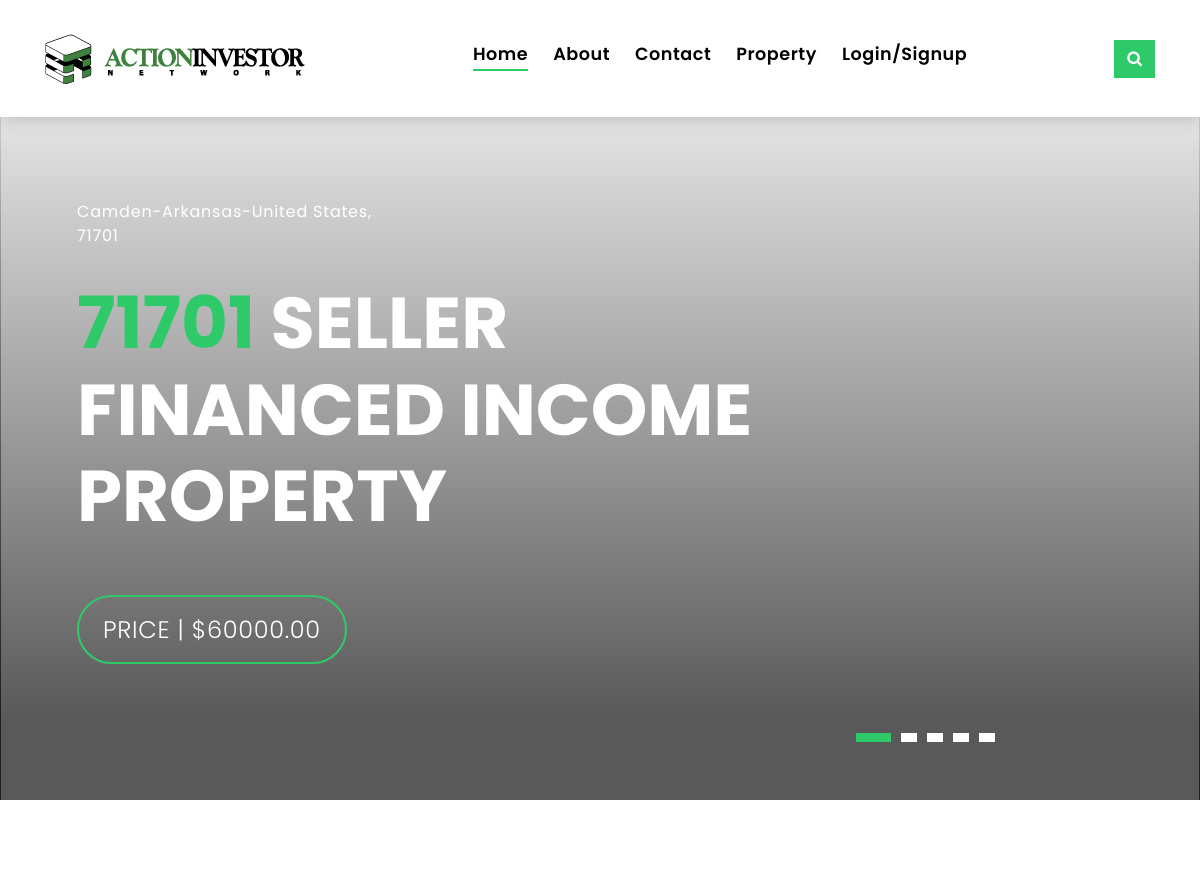
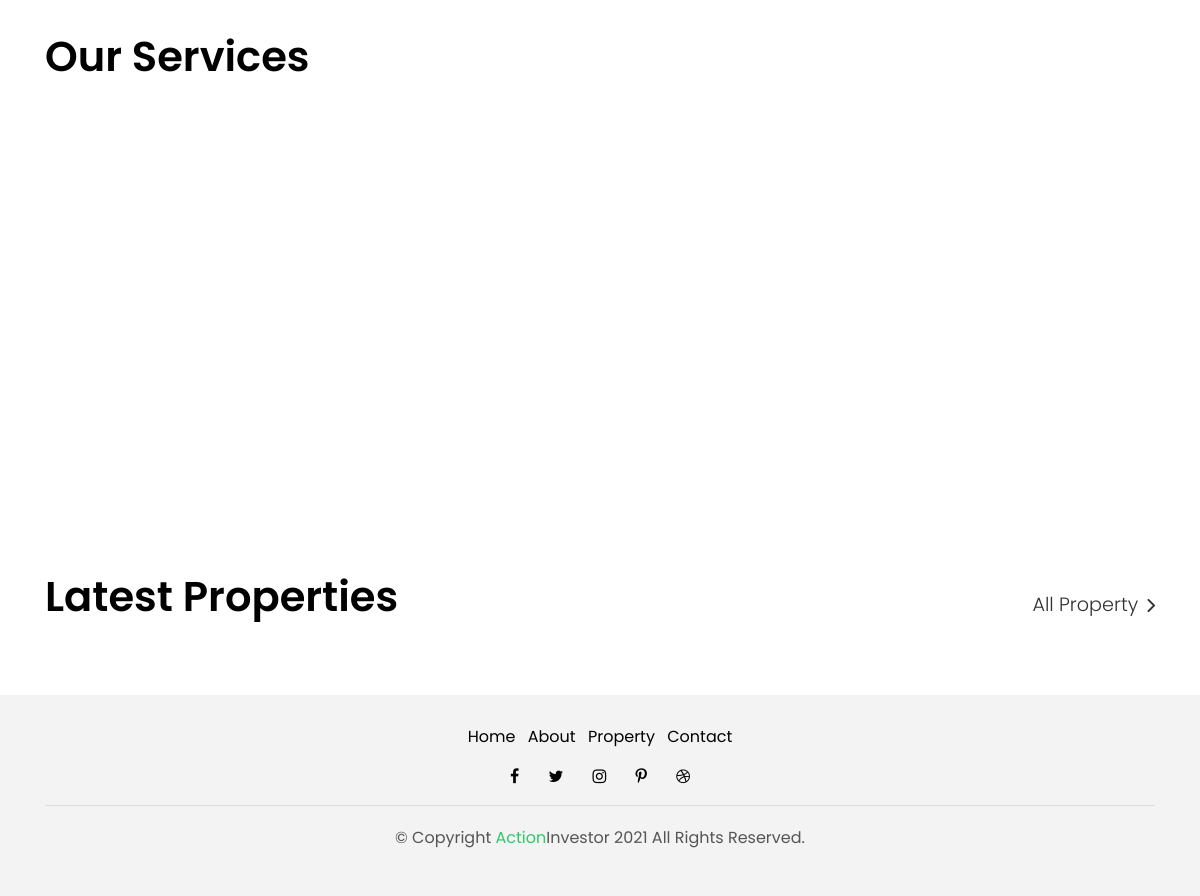
The page / on the database its author committed (2 pictures, top to bottom).
### tables this page shows
CREATE TABLE `property` (
  `id` int(11) NOT NULL,
  `type` varchar(100) NOT NULL,
  `status` int(11) DEFAULT NULL,
  `user_id` int(11) DEFAULT NULL,
  `project_name` varchar(255) DEFAULT NULL,
  `property_type` varchar(255) DEFAULT NULL,
  `str_addr1` varchar(255) DEFAULT NULL,
  `str_addr2` varchar(255) DEFAULT NULL,
  `city` varchar(255) DEFAULT NULL,
  `state` varchar(255) DEFAULT NULL,
  `zip` int(11) DEFAULT NULL,
  `country` varchar(255) DEFAULT NULL,
  `square_footage` int(11) DEFAULT NULL,
  `number_of_units` int(11) DEFAULT NULL,
  `lot_size` int(11) DEFAULT NULL,
  `lot_attributes` varchar(25) DEFAULT NULL,
  `zoning_code` varchar(100) DEFAULT NULL,
  `property_description` text DEFAULT NULL,
  `property_condition` varchar(100) DEFAULT NULL,
  `parking_lot_condition` varchar(100) DEFAULT NULL,
  `parking_lot_surface` varchar(100) DEFAULT NULL,
  `neighborhood_condition` varchar(100) DEFAULT NULL,
  `lot_size_measurment` varchar(100) DEFAULT NULL,
  `water_pb` varchar(255) DEFAULT NULL,
  `electricity_pb` varchar(255) DEFAULT NULL,
  `gas_pb` varchar(255) DEFAULT NULL,
  `sewer_pb` varchar(255) DEFAULT NULL,
  `trash_pb` varchar(255) DEFAULT NULL,
  `lease_type` varchar(50) DEFAULT NULL,
  `gross_potential_rent` decimal(12,2) DEFAULT NULL,
  `current_vacancy` decimal(8,2) DEFAULT NULL,
  `net_operating_income` decimal(12,2) DEFAULT NULL,
  `other_source_income_1` varchar(255) DEFAULT NULL,
  `other_source_income_1_amt` decimal(12,2) DEFAULT NULL,
  `other_source_income_2` varchar(255) DEFAULT NULL,
  `other_source_income_2_amt` decimal(12,2) DEFAULT NULL,
  `other_source_income_3` varchar(255) DEFAULT NULL,
  `other_source_income_3_amt` decimal(12,2) DEFAULT NULL,
  `annual_property_taxes` decimal(12,2) DEFAULT NULL,
  `annual_insurance` decimal(12,2) DEFAULT NULL,
  `annual_management_company` decimal(12,2) DEFAULT NULL,
  `annual_payroll` decimal(12,2) DEFAULT NULL,
  `annual_legal_fees` decimal(12,2) DEFAULT NULL,
  `annual_license` decimal(12,2) DEFAULT NULL,
  `annual_advertising` decimal(12,2) DEFAULT NULL,
  `annual_supplies` decimal(12,2) DEFAULT NULL,
  `annual_repairs` decimal(12,2) DEFAULT NULL,
  `annual_pest_control` decimal(12,2) DEFAULT NULL,
  `annual_security` decimal(12,2) DEFAULT NULL,
  `annual_trash` decimal(12,2) DEFAULT NULL,
  `annual_janitorial` decimal(12,2) DEFAULT NULL,
  `annual_landscaping` decimal(12,2) DEFAULT NULL,
  `annual_other_1` varchar(255) DEFAULT NULL,
  `annual_other_1_amt` decimal(12,2) DEFAULT NULL,
  `annual_other_2` varchar(255) DEFAULT NULL,
  `annual_other_2_amt` decimal(12,2) DEFAULT NULL,
  `annual_other_3` varchar(255) DEFAULT NULL,
  `annual_other_3_amt` decimal(12,2) DEFAULT NULL,
  `purchase_price` decimal(12,2) DEFAULT NULL,
  `cap_rate_actual` decimal(12,2) DEFAULT NULL,
  `cap_rate_pro_forma` decimal(12,2) DEFAULT NULL,
  `cash_on_cash_return_actual` decimal(12,2) DEFAULT NULL,
  `cash_on_cash_return_pro_forma` decimal(12,2) DEFAULT NULL,
  `debt_coverage_ratio_actual` decimal(12,2) DEFAULT NULL,
  `debt_coverage_ratio_pro_forma` decimal(12,2) DEFAULT NULL,
  `investment_type` varchar(255) DEFAULT NULL,
  `investment_amount_needed` decimal(12,2) DEFAULT NULL,
  `funds_used_for` text DEFAULT NULL,
  `exit_strategy` text DEFAULT NULL,
  `pay_back_financial` text DEFAULT NULL,
  `equity_offered` decimal(12,2) DEFAULT NULL,
  `cash_on_cash_return` decimal(12,2) DEFAULT NULL,
  `proposing_to_build` varchar(255) DEFAULT NULL,
  `how_many_buildings` int(11) DEFAULT NULL,
  `utilities_on_site` varchar(255) DEFAULT NULL,
  `build_out` tinyint(1) DEFAULT NULL,
  `environmental_challenges` tinyint(1) DEFAULT NULL,
  `type_of_rocks_timber` varchar(255) DEFAULT NULL,
  `endangered_species` tinyint(1) DEFAULT NULL,
  `acres_to_mine_harvest` int(11) DEFAULT NULL,
  `road_rail_access` tinyint(1) DEFAULT NULL,
  `market_rate_rocks_timber` decimal(12,2) DEFAULT NULL,
  `market_rate_rocks_timber_measurement` varchar(255) DEFAULT NULL,
  `contract_signed` tinyint(1) DEFAULT NULL,
  `escrow_opened` tinyint(1) DEFAULT NULL,
  `appraisal_completed` tinyint(1) DEFAULT NULL,
  `physical_inspection_completed` tinyint(1) DEFAULT NULL,
  `termite_inspection_completed` tinyint(1) DEFAULT NULL,
  `phase_1_enviro_completed` tinyint(1) DEFAULT NULL,
  `phase_2_enviro_completed` tinyint(1) DEFAULT NULL,
  `site_survey_completed` tinyint(1) DEFAULT NULL,
  `title_search_verified` tinyint(1) DEFAULT NULL,
  `cintingencies_expired` tinyint(1) DEFAULT NULL,
  `contingency_exp_date` date DEFAULT NULL,
  `mgmt_company_contacted` tinyint(1) DEFAULT NULL,
  `zoning_letter_recieved` tinyint(1) DEFAULT NULL,
  `architectural_drawings_completed` tinyint(1) DEFAULT NULL,
  `plan_submitted_to_city` tinyint(1) DEFAULT NULL,
  `plan_approved_by_city` tinyint(1) DEFAULT NULL,
  `due_diligence_expired` tinyint(1) DEFAULT NULL,
  `due_diligence_exp_date` date DEFAULT NULL,
  `reason_sold` text DEFAULT NULL,
  `checking_and_savings` decimal(12,2) DEFAULT NULL,
  `equity_lines` decimal(12,2) DEFAULT NULL,
  `other_sources` decimal(12,2) DEFAULT NULL,
  `other_source_1` varchar(255) DEFAULT NULL,
  `other_source_1_amt` decimal(12,2) DEFAULT NULL,
  `other_source_2` varchar(255) DEFAULT NULL,
  `other_source_2_amt` decimal(12,2) DEFAULT NULL,
  `other_source_3` varchar(255) DEFAULT NULL,
  `other_source_3_amt` decimal(12,2) DEFAULT NULL,
  `other_investors_involved` int(11) DEFAULT NULL,
  `seller_note` tinyint(1) DEFAULT NULL,
  `rate_of` decimal(12,2) DEFAULT NULL,
  `years_amortized_of` decimal(12,2) DEFAULT NULL,
  `amount_of` decimal(12,2) DEFAULT NULL,
  `balloon_amount_of` decimal(12,2) DEFAULT NULL,
  `prepayment_penalty_amount_of` decimal(12,2) DEFAULT NULL,
  `assumable_loan` tinyint(1) DEFAULT NULL,
  `rate_al` decimal(12,2) DEFAULT NULL,
  `years_amortized_al` decimal(12,2) DEFAULT NULL,
  `amount_al` decimal(12,2) DEFAULT NULL,
  `balloon_amount_al` decimal(12,2) DEFAULT NULL,
  `prepayment_penalty_amount_al` decimal(12,2) DEFAULT NULL,
  `time_seller_owned_property` varchar(255) DEFAULT NULL,
  `how_property_was_acquired` text DEFAULT NULL,
  `reason_being_sold` text DEFAULT NULL,
  `familiar_with_property` varchar(255) DEFAULT NULL,
  `familiar_with_neighborhood` varchar(255) DEFAULT NULL,
  `mgmt_company` varchar(255) DEFAULT NULL,
  `time_in_real_estate` varchar(255) DEFAULT NULL,
  `google_map` varchar(255) DEFAULT NULL,
  `date` varchar(10) DEFAULT NULL,
  `time` varchar(10) DEFAULT NULL,
  `view_count` int(11) DEFAULT 0,
  `deal_analysis` tinyint(4) DEFAULT NULL,
  `da_rating` int(11) DEFAULT NULL,
  `complete` int(11) DEFAULT NULL,
  `deleted_by` int(11) DEFAULT NULL,
  `deleted_on` varchar(25) DEFAULT NULL,
  `date_modified` datetime DEFAULT NULL,
  `date_activated` datetime DEFAULT NULL,
  `is_active` int(2) DEFAULT 0
);

### index.php (the view, shortened to what this page needs)
<?php
include "includes/header.php";
$conn = connecttoDB("p%<onZmUeePZ{{");
?>
  <div class="intro intro-carousel">
    <div id="carousel" class="owl-carousel owl-theme">
      <?php
       $propertyquery = mysqli_query($conn,"SELECT * from property where is_active=1 group by id desc limit 5");
       while($property= mysqli_fetch_assoc($propertyquery)){
      ?>
      <div class="carousel-item-a intro-item bg-image">
        <div class="overlay overlay-a">
        </div>
        <div class="intro-content display-table">
          <div class="table-cell">
            <div class="container">
              <div class="row">
                <div class="col-lg-8">
                  <div class="intro-body">
                    <p class="intro-title-top"><?php echo $property['city'] ,'-',$property['state'],'-',$property['country'] ?>,
                      <br> <?php echo $property['zip'] ?></p>
                    <h1 class="intro-title mb-4">
                      <span class="color-b"> <?php echo $property['zip'] ?></span>
                      <?php echo $property['project_name'] ?>
                      </h1>
                    <p class="intro-subtitle intro-price">
                      <a href="property-single?property_id=<?php echo $property['id'] ?>"><span class="price-a">Price | $<?php echo $property['purchase_price'] ?></span></a>
                    </p>
                  </div>
                </div>
              </div>
            </div>
          </div>
        </div>
      </div>
        <?php
       }
        ?>
    </div>
  </div>
  <section class="section-services section-t8">
    <div class="container">
      <div class="row">
        <div class="col-md-12">
          <div class="title-wrap d-flex justify-content-between">
            <div class="title-box">
              <h2 class="title-a">Our Services</h2>
            </div>
          </div>
        </div>
      </div>
      <div class="row">
        <div class="col-md-4">
        </div>
        <div class="col-md-4">
        </div>
        <div class="col-md-4">
        </div>
      </div>
    </div>
  </section>
  <section class="section-property section-t8">
    <div class="container">
      <div class="row">
        <div class="col-md-12">
          <div class="title-wrap d-flex justify-content-between">
            <div class="title-box">
              <h2 class="title-a">Latest Properties</h2>
            </div>
            <div class="title-link">
              <a href="property-grid.html">All Property
                <span class="ion-ios-arrow-forward"></span>
              </a>
            </div>
          </div>
        </div>
      </div>
      <div id="property-carousel" class="owl-carousel owl-theme">
      </div>
    </div>
  </section>
<?php include "includes/footer.php";?>

### css/style.css (style rules this page uses)
body { font-family: 'Poppins', sans-serif; color: #555555; }
h1, h2, h3, h4, h5, h6 { color: #000000; }
a { color: #000000; transition: all .5s ease; }
.color-b { color: #2eca6a; }
.bg-image { background-repeat: no-repeat; background-attachment: fixed; background-size: cover; background-position: center center; }
.section-t8 { padding-top: 8rem; }
.title-wrap { padding-bottom: 4rem; }
.title-a { font-size: 2.6rem; font-weight: 600; }
.title-link { font-size: 1.2rem; font-weight: 300; padding-top: 1.2rem; }
.title-link a { color: #313131; }
.title-link span { font-size: 20px; padding-left: 4px; vertical-align: middle; }
.display-table { width: 100%; height: 100%; display: table; }
.table-cell { display: table-cell; vertical-align: middle; }
.overlay-a { background: linear-gradient(to bottom, rgba(0, 0, 0, 0) 0%, rgba(0, 0, 0, 0.2) 27%, rgba(0, 0, 0, 0.65) 90%); }
.overlay { position: absolute; top: 0; left: 0px; padding: 0; height: 100%; width: 100%; }
.intro { height: 100vh; position: relative; color: #ffffff; }
.intro .intro-item { padding-top: 2rem; }
.intro .carousel-item-a { position: relative; height: 100vh; }
.intro .carousel-item-a.bg-image { background-attachment: scroll; }
.intro .intro-content { position: absolute; }
.intro .intro-body { padding-left: 1rem; }
.intro .intro-body .price-a { color: #ffffff; padding: 1rem 1.5rem; border: 2px solid #2eca6a; border-radius: 50px; text-transform: uppercase; letter-spacing: 0.030em; }
.intro .intro-title-top { -webkit-animation-delay: .6s; animation-delay: .6s; margin-bottom: 1rem; font-size: .9rem; color: #ffffff; letter-spacing: .05em; }
.intro .intro-title { transition-duration: 9s !important; color: #ffffff; font-weight: 700; font-size: 2.8rem; text-transform: uppercase; }
.intro .intro-subtitle { font-size: 1.5rem; font-weight: 300; }
.intro .intro-subtitle.intro-price { padding-top: 1rem; font-size: 1.2rem; }
.price-a { color: #ffffff; padding: .6rem .8rem; border: 2px solid #2eca6a; border-radius: 50px; text-transform: uppercase; letter-spacing: 0.030em; }
@media (min-width: 576px) { .intro .intro-title { font-size: 3.5rem; } }
@media (min-width: 576px) { .intro .intro-subtitle.intro-price { font-size: 1.3rem; } }
@media (min-width: 768px) { .intro .intro-body { padding-left: 2rem; } }
@media (min-width: 768px) { .intro .intro-title-top { font-size: 1rem; margin-bottom: 1rem; } }
@media (min-width: 768px) { .intro .intro-title { font-size: 4rem; } }
@media (min-width: 768px) { .intro .intro-subtitle { font-size: 2.5rem; } }
@media (min-width: 768px) { .intro .intro-subtitle.intro-price { padding-top: 2rem; font-size: 1.5rem; } }
@media (min-width: 992px) { .intro .intro-title-top { font-size: 1rem; margin-bottom: 2rem; } }
@media (min-width: 992px) { .intro .intro-title { font-size: 4.5rem; } }
@media (min-width: 992px) { .intro .intro-subtitle.intro-price { padding-top: 3rem; } }

### rows shown on the page
property: city "Camden", state "Arkansas", country "United States", zip "71701", project_name "SELLER FINANCED INCOME PROPERTY", purchase_price "60000.00"
